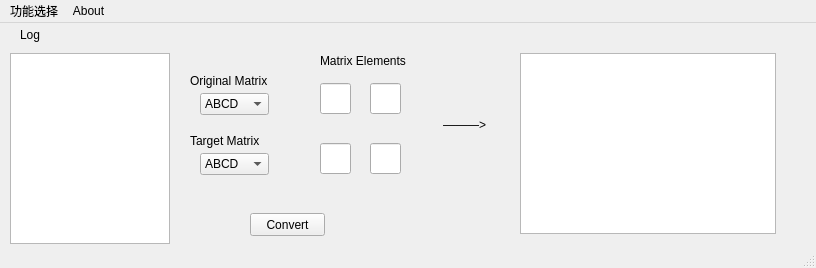
<?xml version="1.0" encoding="UTF-8"?>
<ui version="4.0">
 <class>MainWindow</class>
 <widget class="QMainWindow" name="MainWindow">
  <property name="geometry">
   <rect>
    <x>0</x>
    <y>0</y>
    <width>816</width>
    <height>268</height>
   </rect>
  </property>
  <property name="windowTitle">
   <string>MainWindow</string>
  </property>
  <widget class="QWidget" name="centralwidget">
   <widget class="QStackedWidget" name="stackedWidget">
    <property name="geometry">
     <rect>
      <x>190</x>
      <y>10</y>
      <width>621</width>
      <height>211</height>
     </rect>
    </property>
    <property name="currentIndex">
     <number>1</number>
    </property>
    <widget class="QWidget" name="page">
     <widget class="QTextBrowser" name="textBrowser_3">
      <property name="geometry">
       <rect>
        <x>435</x>
        <y>10</y>
        <width>171</width>
        <height>201</height>
       </rect>
      </property>
     </widget>
     <widget class="QLineEdit" name="lineEdit_5">
      <property name="geometry">
       <rect>
        <x>290</x>
        <y>50</y>
        <width>113</width>
        <height>20</height>
       </rect>
      </property>
     </widget>
     <widget class="QLineEdit" name="lineEdit_6">
      <property name="geometry">
       <rect>
        <x>290</x>
        <y>80</y>
        <width>113</width>
        <height>20</height>
       </rect>
      </property>
     </widget>
     <widget class="QLineEdit" name="lineEdit_7">
      <property name="geometry">
       <rect>
        <x>290</x>
        <y>110</y>
        <width>113</width>
        <height>20</height>
       </rect>
      </property>
     </widget>
     <widget class="QPushButton" name="Generate">
      <property name="geometry">
       <rect>
        <x>300</x>
        <y>160</y>
        <width>91</width>
        <height>23</height>
       </rect>
      </property>
      <property name="text">
       <string>Generate</string>
      </property>
     </widget>
     <widget class="QLabel" name="label_12">
      <property name="geometry">
       <rect>
        <x>290</x>
        <y>22</y>
        <width>111</width>
        <height>20</height>
       </rect>
      </property>
      <property name="text">
       <string>TextLabel</string>
      </property>
     </widget>
     <widget class="QWidget" name="verticalLayoutWidget_2">
      <property name="geometry">
       <rect>
        <x>0</x>
        <y>20</y>
        <width>271</width>
        <height>191</height>
       </rect>
      </property>
      <layout class="QVBoxLayout" name="verticalLayout_2">
       <item>
        <widget class="QComboBox" name="comboBox_3">
         <item>
          <property name="text">
           <string>单一Z阻抗</string>
          </property>
         </item>
         <item>
          <property name="text">
           <string>单一Y导纳</string>
          </property>
         </item>
         <item>
          <property name="text">
           <string>Z0=1, β</string>
          </property>
         </item>
         <item>
          <property name="text">
           <string>N:1变压器</string>
          </property>
         </item>
         <item>
          <property name="text">
           <string>三阻抗Z1,Z2,Z3</string>
          </property>
         </item>
         <item>
          <property name="text">
           <string>三导纳Y1,Y2,Y3</string>
          </property>
         </item>
        </widget>
       </item>
       <item>
        <widget class="QLabel" name="label_6">
         <property name="text">
          <string>TextLabel</string>
         </property>
        </widget>
       </item>
      </layout>
     </widget>
     <widget class="QLabel" name="circuittitle">
      <property name="geometry">
       <rect>
        <x>0</x>
        <y>0</y>
        <width>54</width>
        <height>12</height>
       </rect>
      </property>
      <property name="text">
       <string>TextLabel</string>
      </property>
     </widget>
    </widget>
    <widget class="QWidget" name="page_2">
     <widget class="QLineEdit" name="lineEdit">
      <property name="geometry">
       <rect>
        <x>130</x>
        <y>50</y>
        <width>31</width>
        <height>31</height>
       </rect>
      </property>
     </widget>
     <widget class="QLabel" name="label_4">
      <property name="geometry">
       <rect>
        <x>253</x>
        <y>82</y>
        <width>71</width>
        <height>20</height>
       </rect>
      </property>
      <property name="text">
       <string>———&gt;</string>
      </property>
     </widget>
     <widget class="QLineEdit" name="lineEdit_3">
      <property name="geometry">
       <rect>
        <x>130</x>
        <y>110</y>
        <width>31</width>
        <height>31</height>
       </rect>
      </property>
     </widget>
     <widget class="QPushButton" name="pushButton">
      <property name="geometry">
       <rect>
        <x>60</x>
        <y>180</y>
        <width>75</width>
        <height>23</height>
       </rect>
      </property>
      <property name="text">
       <string>Convert</string>
      </property>
     </widget>
     <widget class="QTextBrowser" name="textBrowser">
      <property name="geometry">
       <rect>
        <x>330</x>
        <y>20</y>
        <width>256</width>
        <height>181</height>
       </rect>
      </property>
     </widget>
     <widget class="QLabel" name="label_3">
      <property name="geometry">
       <rect>
        <x>130</x>
        <y>20</y>
        <width>101</width>
        <height>16</height>
       </rect>
      </property>
      <property name="text">
       <string>Matrix Elements</string>
      </property>
     </widget>
     <widget class="QLineEdit" name="lineEdit_2">
      <property name="geometry">
       <rect>
        <x>180</x>
        <y>50</y>
        <width>31</width>
        <height>31</height>
       </rect>
      </property>
     </widget>
     <widget class="QLineEdit" name="lineEdit_4">
      <property name="geometry">
       <rect>
        <x>180</x>
        <y>110</y>
        <width>31</width>
        <height>31</height>
       </rect>
      </property>
     </widget>
     <widget class="QLabel" name="label">
      <property name="geometry">
       <rect>
        <x>0</x>
        <y>40</y>
        <width>121</width>
        <height>16</height>
       </rect>
      </property>
      <property name="text">
       <string>Original Matrix</string>
      </property>
     </widget>
     <widget class="QComboBox" name="comboBox">
      <property name="geometry">
       <rect>
        <x>10</x>
        <y>60</y>
        <width>69</width>
        <height>22</height>
       </rect>
      </property>
      <item>
       <property name="text">
        <string>ABCD</string>
       </property>
      </item>
      <item>
       <property name="text">
        <string>Z</string>
       </property>
      </item>
      <item>
       <property name="text">
        <string>Y</string>
       </property>
      </item>
      <item>
       <property name="text">
        <string>S</string>
       </property>
      </item>
     </widget>
     <widget class="QComboBox" name="comboBox_2">
      <property name="geometry">
       <rect>
        <x>10</x>
        <y>120</y>
        <width>69</width>
        <height>22</height>
       </rect>
      </property>
      <item>
       <property name="text">
        <string>ABCD</string>
       </property>
      </item>
      <item>
       <property name="text">
        <string>Z</string>
       </property>
      </item>
      <item>
       <property name="text">
        <string>Y</string>
       </property>
      </item>
      <item>
       <property name="text">
        <string>S</string>
       </property>
      </item>
     </widget>
     <widget class="QLabel" name="label_2">
      <property name="geometry">
       <rect>
        <x>0</x>
        <y>100</y>
        <width>121</width>
        <height>16</height>
       </rect>
      </property>
      <property name="text">
       <string>Target Matrix</string>
      </property>
     </widget>
    </widget>
   </widget>
   <widget class="QWidget" name="verticalLayoutWidget">
    <property name="geometry">
     <rect>
      <x>10</x>
      <y>30</y>
      <width>160</width>
      <height>191</height>
     </rect>
    </property>
    <layout class="QVBoxLayout" name="verticalLayout">
     <item>
      <widget class="QTextBrowser" name="textBrowser_2"/>
     </item>
    </layout>
   </widget>
   <widget class="QLabel" name="label_5">
    <property name="geometry">
     <rect>
      <x>20</x>
      <y>1</y>
      <width>54</width>
      <height>21</height>
     </rect>
    </property>
    <property name="text">
     <string>Log</string>
    </property>
   </widget>
  </widget>
  <widget class="QStatusBar" name="statusbar"/>
  <widget class="QMenuBar" name="menubar">
   <property name="geometry">
    <rect>
     <x>0</x>
     <y>0</y>
     <width>816</width>
     <height>23</height>
    </rect>
   </property>
   <widget class="QMenu" name="menu">
    <property name="title">
     <string>功能选择</string>
    </property>
    <addaction name="actionMatrix_Coefficient_Transfer"/>
    <addaction name="actionCircuit_Parameters_to_matrices"/>
    <addaction name="separator"/>
    <addaction name="actionExit"/>
   </widget>
   <widget class="QMenu" name="menuAbout">
    <property name="title">
     <string>About</string>
    </property>
    <addaction name="actionDevelop_team"/>
   </widget>
   <addaction name="menu"/>
   <addaction name="menuAbout"/>
  </widget>
  <action name="actionMatrix_Coefficient_Transfer">
   <property name="text">
    <string>Matrix Coefficient Transform</string>
   </property>
  </action>
  <action name="actionCircuit_Parameters_to_matrices">
   <property name="text">
    <string>Circuit Parameters to matrices</string>
   </property>
  </action>
  <action name="actionExit">
   <property name="text">
    <string>Exit</string>
   </property>
  </action>
  <action name="actionDevelop_team">
   <property name="text">
    <string>Develop team</string>
   </property>
  </action>
 </widget>
 <resources/>
 <connections/>
</ui>
